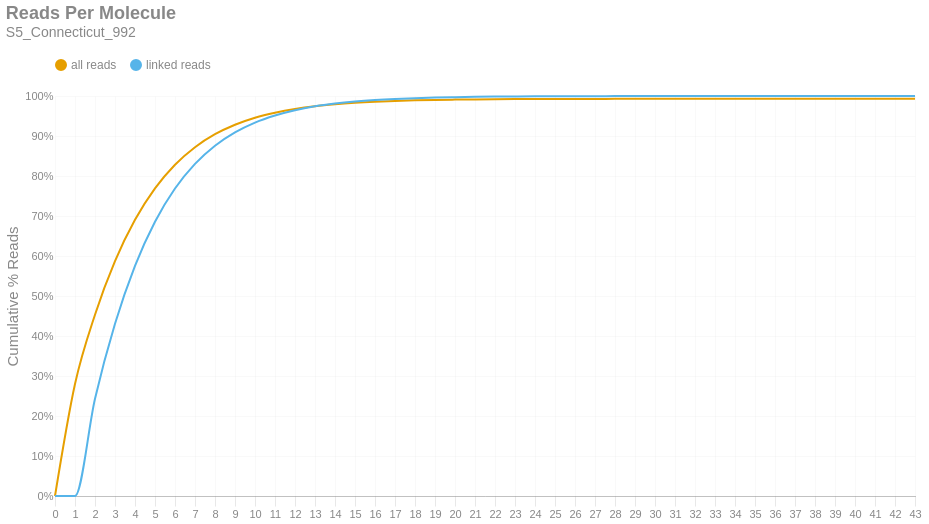

Here is the notebook cell this chart was saved with:
### Markdown cell above
### Reads per Molecule
This chart shows the cumulative distribution of the number of reads per linked molecule. That is, how many alignments are associated with a unique molecule. This excludes the number of reads associated with invalid or absent linked-read barcodes. The `linked` histogram is the percentages recalculated when disregarding singletons.

### Code cell
if SKIPLR:
    print_html(f"Skipped")
else:
    counts = np.bincount(valids['reads'].cast(pl.Int64).to_numpy())
    weighted = counts * np.arange(len(counts))
    all_perc = weighted / n_reads
    linked_perc = weighted / n_linked_reads
    linked_perc[1] = 0
    binned_df = pl.DataFrame({
        'readsper': list(range(len(counts))),
        'all reads (cumsum)': np.cumsum(all_perc).tolist(),
        'linked reads (cumsum)': np.cumsum(linked_perc).tolist(),
    })

    with SafeRender(binned_df):
        (
            density_plot(binned_df, 'Reads Per Molecule', samplename, 'readspmol')
            .encode(
                x=alt.X('readsper:O', title=None).axis(labelAngle=0).scale(padding=0),
                y=alt.Y('value:Q', title='Cumulative % Reads').axis(format='%').stack(False),
                color=alt.Color("key:N").scale(domain=["all reads", "linked reads"]),
                tooltip=[
                    alt.Tooltip("key:N", title="Data Type"),
                    alt.Tooltip("readsper:O", title="Reads Per Molecule"),
                    alt.Tooltip("value:Q", format=".2%", title="% Reads (Cum.)")
                ]            
            )
        ).display()

### Figure 1 — Vega-Lite specification as saved in the notebook (floating-point values rounded to 4 significant figures)
{"width": "container", "height": 400, "config": {"title": {"anchor": "start", "dy": -15, "fontSize": 18, "color": "#888888", "subtitleColor": "#888888", "subtitleFontSize": 14}, "arc": {"fill": "#0072B2"}, "axis": {"domainColor": "#888888", "domainWidth": 0.5, "gridWidth": 0.2, "grid": false, "titleFontWeight": 400, "titleFontSize": 15, "labelFontSize": 11, "labelColor": "#888888", "tickColor": "#888888", "tickWidth": 0.2, "titleColor": "#888888"}, "axisBand": {"grid": false}, "axisX": {"grid": true, "tickSize": 10, "domainCap": "round"}, "axisY": {"domain": false, "grid": true, "tickSize": 0, "domainCap": "round"}, "background": "transparent", "header": {"labelFontSize": 15, "labelColor": "#888888", "titleFontSize": 15, "titleFontWeight": 600, "titleColor": "#888888"}, "legend": {"labelFont": "sans-serif", "labelFontSize": 12, "labelColor": "#888888", "symbolSize": 100, "symbolType": "circle", "titleFontSize": 12, "titlePadding": 10, "titleColor": "#888888", "title": null, "orient": "top"}, "range": {"category": ["#E69F00", "#56B4E9", "#009E73", "#F0E442", "#0072B2", "#D55E00", "#CC79A7", "#000000"], "diverging": ["#cfe8f3", "#a2d4ec", "#73bfe2", "#46abdb", "#1696d2", "#12719e"]}, "area": {"fill": "#0072B2", "fillOpacity": 0.7, "line": true, "strokeOpacity": 0.7}, "line": {"color": "#0072B2", "stroke": "#0072B2", "strokeWidth": 2}, "trail": {"color": "#0072B2", "stroke": "#0072B2", "strokeWidth": 0, "size": 1}, "point": {"filled": true, "fillOpacity": 1.0, "size": 95}, "text": {"color": "#888888", "fontSize": 11, "align": "right", "fontWeight": 400, "size": 11}, "bar": {"fill": "#0072B2", "stroke": null}, "view": {"stroke": null, "continuousWidth": 660, "continuousHeight": 400}}, "data": {"name": "data-8a09a6fe1347c8eef6e6d59208df1b2c"}, "mark": {"type": "line", "interpolate": "monotone", "point": {"opacity": 0, "size": 275}}, "encoding": {"color": {"field": "key", "scale": {"domain": ["all reads", "linked reads"]}, "type": "nominal"}, "tooltip": [{"field": "key", "title": "Data Type", "type": "nominal"}, {"field": "readsper", "title": "Reads Per Molecule", "type": "ordinal"}, {"field": "value", "format": ".2%", "title": "% Reads (Cum.)", "type": "quantitative"}], "x": {"axis": {"labelAngle": 0}, "field": "readsper", "scale": {"padding": 0}, "title": null, "type": "ordinal"}, "y": {"axis": {"format": "%"}, "field": "value", "stack": false, "title": "Cumulative % Reads", "type": "quantitative"}}, "params": [{"name": "param_c36ac31b6afebe62", "select": {"type": "point", "fields": ["key"]}, "bind": "legend"}], "title": {"text": "Reads Per Molecule", "subtitle": "S5_Connecticut_992"}, "transform": [{"fold": ["all reads (cumsum)", "linked reads (cumsum)"]}, {"calculate": "replace(datum.key, ' (cumsum)', '')", "as": "key"}, {"filter": {"param": "param_c36ac31b6afebe62"}}], "usermeta": {"embedOptions": {"downloadFileName": "S5_Connecticut_992.readspmol"}}, "$schema": "https://vega.github.io/schema/vega-lite/v6.1.0.json", "datasets": {"data-8a09a6fe1347c8eef6e6d59208df1b2c": [{"readsper": 0, "all reads (cumsum)": 0.0, "linked reads (cumsum)": 0.0}, {"readsper": 1, "all reads (cumsum)": 0.2799, "linked reads (cumsum)": 0.0}, {"readsper": 2, "all reads (cumsum)": 0.4533, "linked reads (cumsum)": 0.2431}, {"readsper": 3, "all reads (cumsum)": 0.587, "linked reads (cumsum)": 0.4306}, {"readsper": 4, "all reads (cumsum)": 0.6904, "linked reads (cumsum)": 0.5756}, {"readsper": 5, "all reads (cumsum)": 0.769, "linked reads (cumsum)": 0.6858}, {"readsper": 6, "all reads (cumsum)": 0.828, "linked reads (cumsum)": 0.7686}, {"readsper": 7, "all reads (cumsum)": 0.872, "linked reads (cumsum)": 0.8302}, {"readsper": 8, "all reads (cumsum)": 0.9044, "linked reads (cumsum)": 0.8757}, {"readsper": 9, "all reads (cumsum)": 0.9282, "linked reads (cumsum)": 0.909}, {"readsper": 10, "all reads (cumsum)": 0.9457, "linked reads (cumsum)": 0.9336}, {"readsper": 11, "all reads (cumsum)": 0.9583, "linked reads (cumsum)": 0.9513}, {"readsper": 12, "all reads (cumsum)": 0.9678, "linked reads (cumsum)": 0.9646}, {"readsper": 13, "all reads (cumsum)": 0.9746, "linked reads (cumsum)": 0.9742}, {"readsper": 14, "all reads (cumsum)": 0.9795, "linked reads (cumsum)": 0.9811}, {"readsper": 15, "all reads (cumsum)": 0.9832, "linked reads (cumsum)": 0.9862}, {"readsper": 16, "all reads (cumsum)": 0.9858, "linked reads (cumsum)": 0.9899}, {"readsper": 17, "all reads (cumsum)": 0.9878, "linked reads (cumsum)": 0.9927}, {"readsper": 18, "all reads (cumsum)": 0.9892, "linked reads (cumsum)": 0.9947}, {"readsper": 19, "all reads (cumsum)": 0.9903, "linked reads (cumsum)": 0.9961}, {"readsper": 20, "all reads (cumsum)": 0.991, "linked reads (cumsum)": 0.9971}, {"readsper": 21, "all reads (cumsum)": 0.9915, "linked reads (cumsum)": 0.9979}, {"readsper": 22, "all reads (cumsum)": 0.992, "linked reads (cumsum)": 0.9985}, {"readsper": 23, "all reads (cumsum)": 0.9922, "linked reads (cumsum)": 0.9989}, {"readsper": 24, "all reads (cumsum)": 0.9924, "linked reads (cumsum)": 0.9992}, {"readsper": 25, "all reads (cumsum)": 0.9926, "linked reads (cumsum)": 0.9994}, {"readsper": 26, "all reads (cumsum)": 0.9927, "linked reads (cumsum)": 0.9995}, {"readsper": 27, "all reads (cumsum)": 0.9928, "linked reads (cumsum)": 0.9996}, {"readsper": 28, "all reads (cumsum)": 0.9928, "linked reads (cumsum)": 0.9997}, {"readsper": 29, "all reads (cumsum)": 0.9928, "linked reads (cumsum)": 0.9998}, {"readsper": 30, "all reads (cumsum)": 0.9929, "linked reads (cumsum)": 0.9998}, {"readsper": 31, "all reads (cumsum)": 0.9929, "linked reads (cumsum)": 0.9999}, {"readsper": 32, "all reads (cumsum)": 0.993, "linked reads (cumsum)": 0.9999}, {"readsper": 33, "all reads (cumsum)": 0.993, "linked reads (cumsum)": 0.9999}, {"readsper": 34, "all reads (cumsum)": 0.993, "linked reads (cumsum)": 0.9999}, {"readsper": 35, "all reads (cumsum)": 0.993, "linked reads (cumsum)": 1.0}, {"readsper": 36, "all reads (cumsum)": 0.993, "linked reads (cumsum)": 1.0}, {"readsper": 37, "all reads (cumsum)": 0.993, "linked reads (cumsum)": 1.0}, {"readsper": 38, "all reads (cumsum)": 0.993, "linked reads (cumsum)": 1.0}, {"readsper": 39, "all reads (cumsum)": 0.993, "linked reads (cumsum)": 1.0}, {"readsper": 40, "all reads (cumsum)": 0.993, "linked reads (cumsum)": 1.0}, {"readsper": 41, "all reads (cumsum)": 0.993, "linked reads (cumsum)": 1.0}, {"readsper": 42, "all reads (cumsum)": 0.993, "linked reads (cumsum)": 1.0}, {"readsper": 43, "all reads (cumsum)": 0.993, "linked reads (cumsum)": 1.0}]}}
